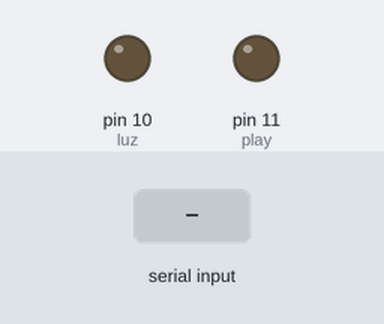
The sketch below on a simulated Arduino Uno, built with avr-gcc and run on an emulated ATmega328P. Parts: output pins drawn as LEDs (lit = HIGH). The test bench sets the inputs (shaded band). What the sketch prints to the serial monitor is not drawn.

Above: at 1.2 s.
1.3 s: "MM\n" received over Serial
At 2.5 s:
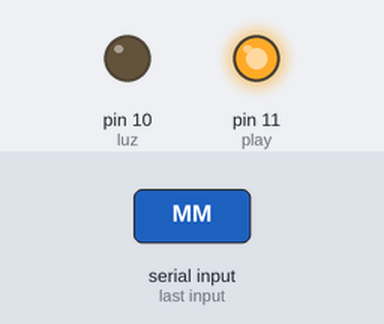
2.8 s: "LON\n" received over Serial
At 3.6 s:
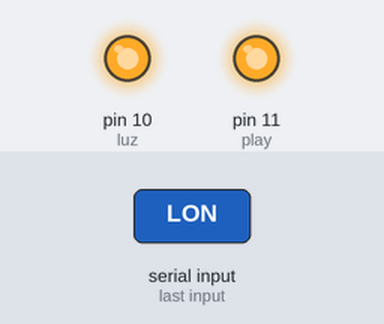
4.3 s: "MA\n" received over Serial
At 4.8 s:
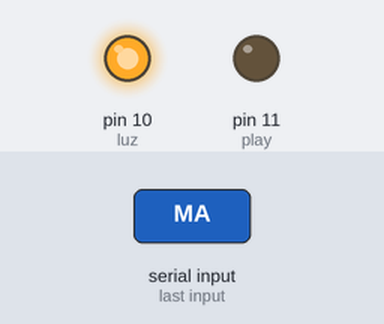
8.8 s: "LOFF\n" received over Serial
At 9.4 s:
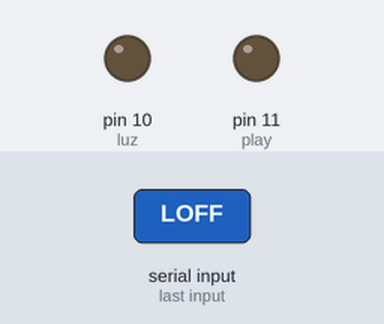
Timing chart, 0 to 11.3 s (numbered marks = the images above; inputs shaded):
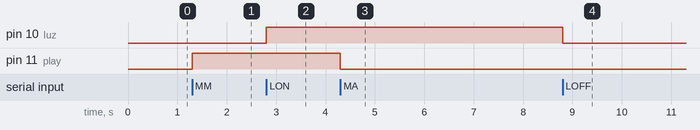

The sketch:

Subma_central.ino
```cpp
#include <SoftwareSerial.h>
#define RX_RS485 9 // Pin de recepción RS485
#define TX_RS485 8  // Pin de transmisión RS485 (no se usará en este caso)
#define play 11
#define luz 10  // Pin de transmisión RS485 (no se usará en este caso)
String mensaje;
SoftwareSerial rs485(RX_RS485, TX_RS485);  // RX, TX   // RX, TX
void setup() {
  Serial.begin(115200);
  rs485.begin(115200);   // Comunicación RS485
  Serial.println("Receptor listo...");
  pinMode(play, OUTPUT);
  pinMode(luz, OUTPUT);

}

void loop() {
  if (Serial.available()) {
    mensaje = Serial.readStringUntil('\n');
  }
  if (mensaje == "MM") {
    digitalWrite(play, HIGH);
  }
  else if (mensaje == "MA") {
    digitalWrite(play, LOW);
  }
  else if (mensaje == "LON") {
    digitalWrite(luz, HIGH);
  }
  else if (mensaje == "LOFF") {
    digitalWrite(luz, LOW);
  }
  if (rs485.available()) {
    String mensajers = rs485.readStringUntil('\n');
    Serial.println(mensajers);  // Mostrar en el monitor serial
  }
}
```

Measured:
- after the input at 1.3 s, pin 11 (play): LOW → HIGH at once
- after the input at 2.8 s, pin 10 (luz): LOW → HIGH at once
- after the input at 4.3 s, pin 11 (play): HIGH → LOW at once
- after the input at 8.8 s, pin 10 (luz): HIGH → LOW at once
